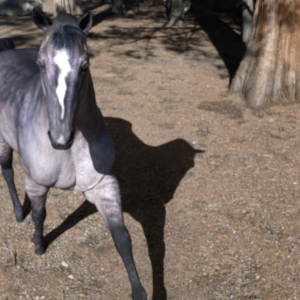
#> input picture horse-v-human-capstone-project-ga/horse-or-human/horses/horse43-5.png, 300 x 300 px
$ jupyter execute --allow-errors technical-workbook.ipynb
#> lines starting #> are read from the running program, lines starting #| are printed output that depends on the picture
## Horse or Human?

[cell 1]
import os
import pandas as pd
# a library for manipulating unstructed data: images
from PIL import Image
import numpy as np
# load all images in a directory
from os import listdir
from matplotlib import image
from matplotlib import pyplot as plt

# a library for manipulating unstructed data: images
import cv2

## EDA

[cell 2]
# load image as pixel array
data = image.imread('./horse-or-human/horses/horse43-5.png')
#> data is the input picture: shape (300, 300, 4) float32; mean R, G, B, A 0.473, 0.421, 0.388, 1

# summarize shape of the pixel array
print(data.dtype)
#| float32
print(data.shape)
#| (300, 300, 4)

# display the array of pixels as an image
plt.imshow(data)
plt.show()

[cell 3]
# Using cv2.imread() method
# Using 0 to read image in grayscale mode
img = cv2.imread('./horse-or-human/horses/horse43-5.png', 0)
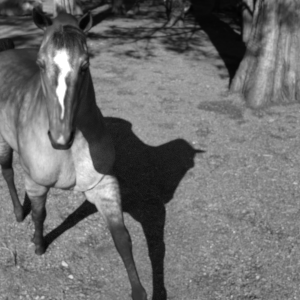
#> img: shape (300, 300); min 2, max 255, mean 109.9

IMG_SIZE = 40

resized_img = cv2.resize(img, (IMG_SIZE, IMG_SIZE))
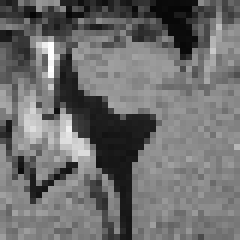
#> resized_img: shape (40, 40) (shown 6 times larger); min 5, max 255, mean 109.5

resized_img

plt.imshow(resized_img)
plt.show()

[cell 4]
# reducing the image to 10 x 10
img = cv2.imread('./horse-or-human/horses/horse43-5.png', 0)

IMG_SIZE = 10

resized_img = cv2.resize(img, (IMG_SIZE, IMG_SIZE))

resized_img

plt.imshow(resized_img)
plt.show()
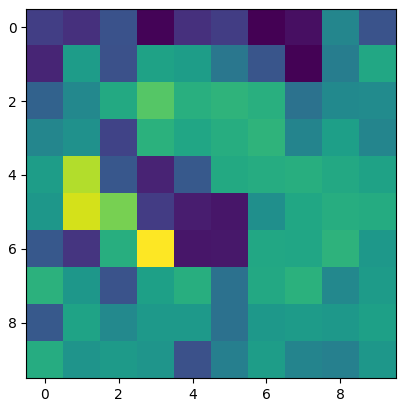
#> figure drawn by matplotlib, 1 panel

[cell 5]
# Reducing the image to 100 x 100
img = cv2.imread('./horse-or-human/horses/horse43-5.png', 0)

IMG_SIZE = 100

resized_img = cv2.resize(img, (IMG_SIZE, IMG_SIZE))
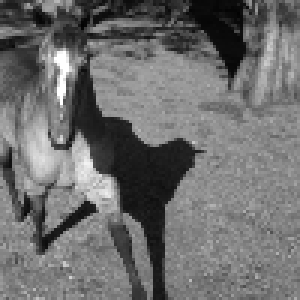
#> resized_img: shape (100, 100) (shown 3 times larger); min 3, max 255, mean 109.8
#> `img = cv2.resize(img_data, (IMG_SIZE, IMG_SIZE)).flatten()`: img = 1600 values, max 255 at index 288, min 5 at index 85, mean 109.5

resized_img

plt.imshow(resized_img)
plt.show()

## Train data

[cell 6]
# create a list of the all the horse and human images in the train dataset
# create a list of all the corresponding image filenames

train_data = []
file_name = []

DATADIR = "./horse-or-human"
CATEGORIES = ["horses","humans"]

# resize all images so there is an appropriate number of pixel features
IMG_SIZE = 40

#> (the rest of this cell did not finish here and is left out)

[cell 7]
# create a list of all the images' classes: horse or human

classification = []
#> (the rest of this cell did not finish here and is left out)

[cell 8]
# view list of file names

file_name

[cell 9]
# create a DataFrame for all the train_data

train_df = pd.DataFrame(data=train_data)
#> train_df = table of 1 rows and 1600 columns

train_df.head()
#> Out = table of 1 rows and 1600 columns

[cell 10]
# create the classification feature column

train_df["category"] = classification

[cell 11]
train_df
#> Out = table of 1 rows and 1601 columns

[cell 12]
# recode into binary

train_df["category"] = train_df["category"].map({"human":1, "horse":0})

[cell 13]
train_df
#> Out = table of 1 rows and 1601 columns

[cell 14]
# create a column for the filename

train_df["filename"] = file_name

train_df
#> Out = table of 1 rows and 1602 columns

[cell 15]
# view datatypes for each feature

train_df.dtypes

[cell 16]
# print out features and target for the train data

features = train_df.columns[:-2].tolist()
#> features = 1600 values from 0 to 1599

target = "category"

print(features)
#> (printed output is left out)
print(target)

[cell 17]
# rename target for modelling

y_train = train_df[target]

y_train

[cell 18]
# rename features for modelling

X_train = train_df[features]
#> X_train = table of 1 rows and 1600 columns

X_train
#> Out = table of 1 rows and 1600 columns
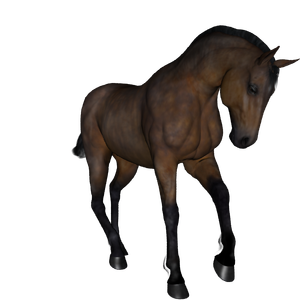
#> input picture horse-v-human-capstone-project-ga/validation-horse-or-human/horses/horse1-000.png, 300 x 300 px
#> `img_data = cv2.imread(os.path.join(path_val,filename),0)`:
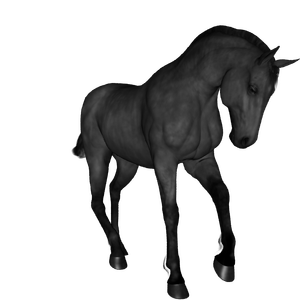
#> img_data: shape (300, 300); min 0, max 255, mean 195.1
#> `img = cv2.resize(img_data, (IMG_SIZE, IMG_SIZE)).flatten()`: img = 1600 values, max 255 at index 0, min 0 at index 1310, mean 195

## Test data

[cell 19]
# create a list of the all the horse and human images in the test dataset
# create a list of all the corresponding image filenames

test_data = []
test_file_names = []
DATADIR_VAL = "./validation-horse-or-human"
CATEGORIES = ["horses","humans"]

IMG_SIZE = 40

#> (the rest of this cell did not finish here and is left out)

[cell 20]
# view list of test file names

test_file_names

[cell 21]
# create a list of all the images' classes: horse or human

test_classification = []
#> (the rest of this cell did not finish here and is left out)

[cell 22]
# create a DataFrame for all the test_data

test_df = pd.DataFrame(data=test_data)

test_df

[cell 23]
# create the classification feature column

test_df["category"] = test_classification

test_df["category"]

[cell 24]
# recode into binary

test_df["category"] = test_df["category"].map({"human":1, "horse":0})

test_df

[cell 25]
# create a column for the filename

test_df["filename"] = test_file_names

test_df

[cell 26]
# print out features and target for the test data

test_features = test_df.columns[:-2].tolist()

test_target = "category"

[cell 27]
# rename features for modelling

X_test = test_df[test_features]

X_test

[cell 28]
# rename target for modelling

y_test = test_df[test_target]

y_test

[cell 29]
y_train.shape
#> Out = (1,)

[cell 30]
y_test.shape
#> Out = (3,)

## SVM

[cell 31]
from sklearn import svm

clr = svm.SVC(probability=True)

#> (a cell that did not finish here is left out)

[cell 33]
X_train.head()
#> Out = table of 1 rows and 1600 columns

[cell 34]
from sklearn.metrics import plot_confusion_matrix

plot_confusion_matrix(clr, X_test, y_test)
#> (this line was passed over: sklearn is not available in this run)
plt.show()

[cell 35]
actual = y_test

[cell 36]
actual

[cell 37]
from sklearn import metrics

#> (the rest of this cell did not finish here and is left out)

[cell 38]
evaluate = pd.DataFrame(data=actual)

#> (a cell that did not finish here is left out)

#> (a cell that did not finish here is left out)

## Incorrect predictions

#> (a cell that did not finish here is left out)

#> (a cell that did not finish here is left out)

[cell 43]
# show all horse images predicted as human

DATADIR_VAL_HORSES = "./validation-horse-or-human/horses"
#> DATADIR_VAL_HORSES = './validation-horse-or-human/horses'
IMG_SIZE = 40

#> (the rest of this cell did not finish here and is left out)
